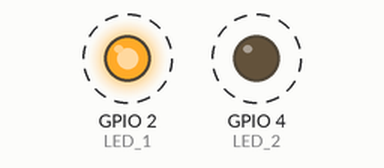
The sketch below on a simulated ESP32. On the bench: output pins drawn as LEDs (lit = HIGH). Dashed ring = blinking.

Above: at 0.02 s.
Timing chart, 0 to 3.0 s (numbered marks = the images above):
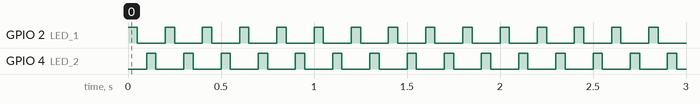

Measured:
- by itself, GPIO 2 (LED_1), GPIO 4 (LED_2): alternates HIGH for 0.05 s and LOW for 0.15 s
- by itself, everything shown: repeats every 0.60 s, in 4 steps

The sketch:

01_blink.ino
```cpp
#define LED_1 2
#define LED_2 4

int delay_time = 50;

// the setup function runs once when you press reset or power the board
void setup() {
  // initialize digital pin LED_BUILTIN as an output.
  pinMode(LED_1, OUTPUT);
  pinMode(LED_2, OUTPUT);
}

// the loop function runs over and over again forever
void loop() {
  digitalWrite(LED_1, HIGH);   // turn the LED on (HIGH is the voltage level)
  delay(delay_time);                       // wait for a second
  digitalWrite(LED_1, LOW);    // turn the LED off by making the voltage LOW
  delay(delay_time);
  digitalWrite(LED_2, HIGH);   // turn the LED on (HIGH is the voltage level)
  delay(delay_time);                       // wait for a second
  digitalWrite(LED_2, LOW);    // turn the LED off by making the voltage LOW
  delay(delay_time);
}
```
